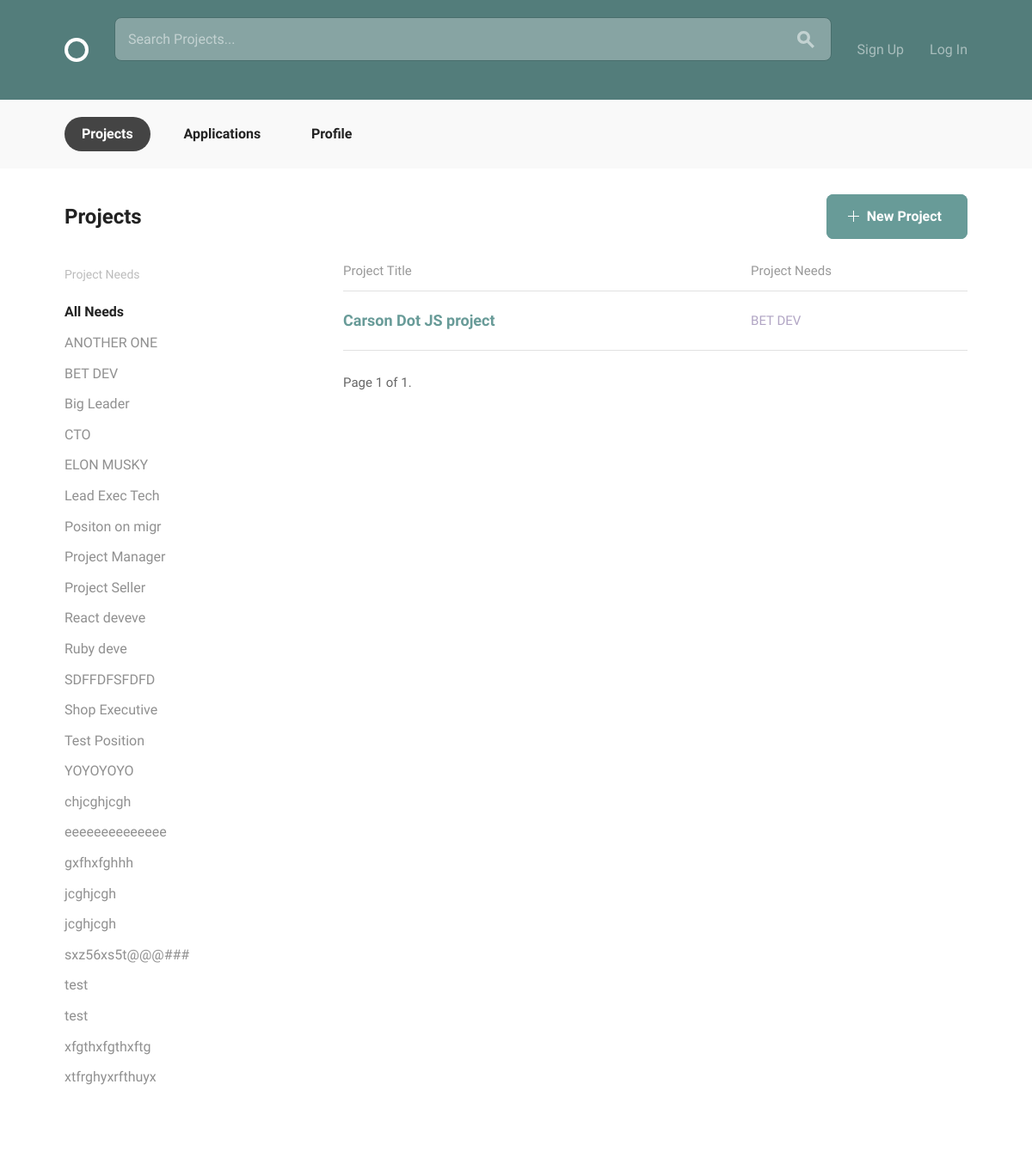
Screenshot of /projects/?position=BET DEV with the database file from the repository.
### projects/models.py (models this page shows, shortened)
class Position(models.Model):
    project_master = models.ForeignKey(Project, on_delete=models.CASCADE, related_name="position_set", null=True)
    position_title = models.CharField(max_length=15)
    position_description = models.CharField(max_length=150)
    skills = models.ManyToManyField('accounts.Skill')
    class Meta:
        ordering = ['position_title']

class Project(models.Model):
    owner = models.ForeignKey(settings.AUTH_USER_MODEL, on_delete=models.CASCADE, null=True)
    title = models.CharField(max_length=30)
    slug = models.SlugField(null=True)
    description = models.CharField(max_length=150)
    timeline = models.CharField(max_length=30)
    requirements = models.CharField(max_length=150)
    date_created = models.DateTimeField(default=timezone.now)
    positions = models.ManyToManyField('Position', related_name="projects", default=None)
    count = models.IntegerField(null=True, default=0)
    class Meta:
        ordering = ['-date_created']

### projects/views.py (the view)
# urls.py: path('', views.ProjectList.as_view(), name='projects'),
class ProjectList(ListView):
    model = Project
    template_name = "project_list.html"
    context_object_name = "projects"
    paginate_by = 20
    def get_queryset(self):
        position_val = self.request.GET.get('position','')
        if position_val == '':
            return Project.objects.all()
        else:
            projects = Project.objects.filter(position_set__position_title=position_val)
            return projects
    def get_context_data(self, **kwargs):
        context = super().get_context_data(**kwargs)
        context['now'] = timezone.now()
        context['positions_list'] = Position.objects.all()
        return context

### projects/templates/project_list.html (shortened to what this page needs)
{% extends 'layout.html' %}
{% block body_content %}
  <body>
    <div class="circle--actions--bar">
      <nav class="bounds">
        <ul class="circle--pill--list">
          <li><a class="selected" href="{% url 'projects:projects' %}">Projects</a></li>
          <li><a href="{% url 'projects:applications_list' %}">Applications</a></li>
          <li><a href="{% url 'accounts:profile' %}">Profile</a></li>
        </ul>
      </nav>
    </div>
    <div class="bounds circle--page">
      <div class="circle--page--header circle--fluid">
        <div class="circle--fluid--cell circle--fluid--primary">
          <h2>Projects</h2>
        </div>
        <div class="circle--fluid--cell circle--fluid--secondary">
          <a class="button button-primary icon-on-left"  href="{% url 'projects:project_create' %}">
            <svg version="1.1" xmlns="http://www.w3.org/2000/svg" xmlns:xlink="http://www.w3.org/1999/xlink" x="0px" y="0px" viewBox="0 0 13 13" style="enable-background:new 0 0 13 13;" xml:space="preserve" class="add">
              <polygon points="7,6 7,0 6,0 6,6 0,6 0,7 6,7 6,13 7,13 7,7 13,7 13,6 "/>
            </svg>
            New Project
          </a>
        </div>
      </div>
      <div class="grid-25">
        <div class="circle--filter circle--secondary--module">
          <h4>Project Needs</h4>
          <ul class="circle--filter--list">
            <li><a class="selected">All Needs</a></li>
            {% for position in positions_list %}
            <li><a href="{{ request.path }}?position={{ position.position_title | urlencode }}">{{ position.position_title }}</a></li>
            {% endfor %}
          </ul>
        </div>
      </div>
      <div class="grid-70 grid-push-5">
        <table class="u-full-width circle--table">
          <thead>
            <tr>
              <th>Project Title</th>
              <th class="circle--cell--right">Project Needs</th>
            </tr>
          </thead>
          {% for project in projects %}
          <tbody>
            <tr class="clickable-row" data-href="{% url 'projects:project_details' slug=project.slug %}">
              <td>
                <h3>{{project.title}}</h3>
              </td>
              <td class="circle--cell--right">
                {% for position in project.position_set.all %}
                <span class="secondary-label">{{ position.position_title }}</span>
                {% endfor %}
              </td>
            </tr>
          </tbody>
          {% endfor %}
        </table>
          <div class="pagination">
              <span class="step-links">
                  <span class="current">
                      Page {{ page_obj.number }} of {{ page_obj.paginator.num_pages }}.
                  </span>
              </span>
          </div>
      </div>
    </div>
  </body>
{% endblock %}

### rows the page displays
Position: position_title "ANOTHER ONE"
Position: position_title "BET DEV"
Position: position_title "Big Leader"
Position: position_title "CTO"
Position: position_title "ELON MUSKY"
Position: position_title "Lead Exec Tech"
Position: position_title "Positon on migr"
Position: position_title "Project Manager"
Position: position_title "Project Seller"
Position: position_title "React deveve"
Position: position_title "Ruby deve"
Position: position_title "SDFFDFSFDFD"
Position: position_title "Shop Executive"
Position: position_title "Test Position"
Position: position_title "YOYOYOYO"
Position: position_title "chjcghjcgh"
Position: position_title "eeeeeeeeeeeeee"
Position: position_title "gxfhxfghhh"
Position: position_title "jcghjcgh"
Position: position_title "jcghjcgh"
Position: position_title "sxz56xs5t@@@###"
Position: position_title "test"
Position: position_title "test"
Position: position_title "xfgthxfgthxftg"
Position: position_title "xtfrghyxrfthuyx"
Project: title "Carson Dot JS project"

### other values shown
{{ page_obj.number }} "1"
{{ page_obj.paginator.num_pages }} "1"
